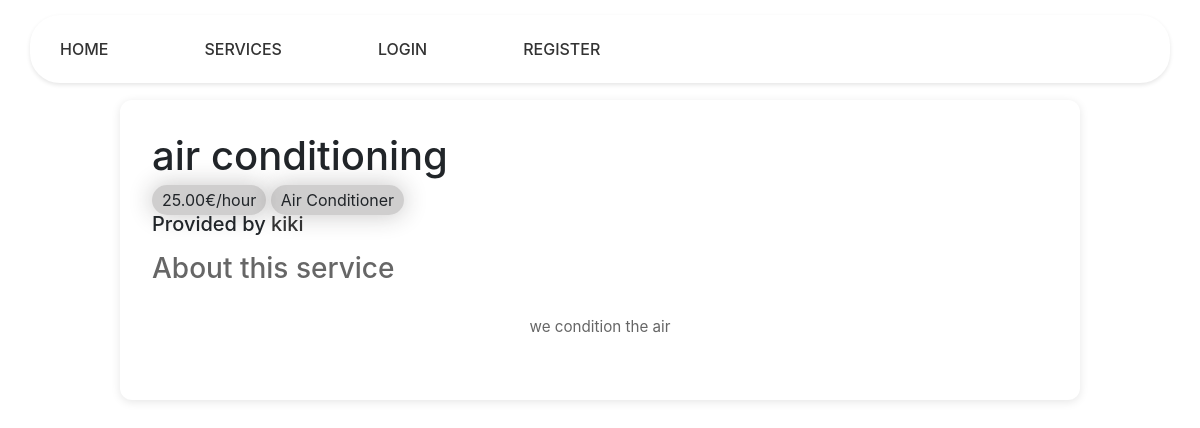
The page /services/6/ on the database its author committed.
### services/models.py (models this page shows, shortened)
class Service(models.Model):
    company = models.ForeignKey(Company, on_delete=models.CASCADE)
    name = models.CharField(max_length=40)
    description = models.TextField()
    price_hour = models.DecimalField(decimal_places=2, max_digits=100)
    rating = models.IntegerField(validators=[MinValueValidator(
        0), MaxValueValidator(5)], default=0)
    choices = (
        ('Air Conditioner', 'Air Conditioner'),
        ('Carpentry', 'Carpentry'),
        ('Electricity', 'Electricity'),
        ('Gardening', 'Gardening'),
        ('Home Machines', 'Home Machines'),
        ('House Keeping', 'House Keeping'),
        ('Interior Design', 'Interior Design'),
        ('Locks', 'Locks'),
        ('Painting', 'Painting'),
        ('Plumbing', 'Plumbing'),
        ('Water Heaters', 'Water Heaters'),
    )
    field = models.CharField(max_length=30, blank=False,
                             null=False, choices=choices)
    date = models.DateTimeField(auto_now=True, null=False)

### users/models.py (models this page shows, shortened)
class Company(models.Model):
    user = models.OneToOneField(
        User, on_delete=models.CASCADE, primary_key=True)
    field = models.CharField(max_length=70, choices=(('Air Conditioner', 'Air Conditioner'),
                                                     ('All in One', 'All in One'),
                                                     ('Carpentry', 'Carpentry'),
                                                     ('Electricity',
                                                      'Electricity'),
                                                     ('Gardening', 'Gardening'),
                                                     ('Home Machines',
                                                      'Home Machines'),
                                                     ('House Keeping',
                                                      'House Keeping'),
                                                     ('Interior Design',
                                                      'Interior Design'),
                                                     ('Locks', 'Locks'),
                                                     ('Painting', 'Painting'),
                                                     ('Plumbing', 'Plumbing'),
                                                     ('Water Heaters', 'Water Heaters')), blank=False, null=False)
    rating = models.IntegerField(
        validators=[MaxValueValidator(5), MinValueValidator(0)], default=0)

class User(AbstractUser):
    is_company = models.BooleanField(default=False)
    is_customer = models.BooleanField(default=False)
    email = models.EmailField(unique=True)
    USERNAME_FIELD = 'email'
    REQUIRED_FIELDS = ['username']
    def __str__(self):
        return self.username

### services/views.py (the view)
# urls.py: path('<int:id>/', views.index, name='index'),
def index(request, id):
    service = Service.objects.get(id=id)
    return render(request, 'services/single_service.html', {'service': service})

### services/templates/services/single_service.html (shortened to what this page needs)
{% extends 'main/base.html' %}
{% block content %}
    <div class="service-detail">
        <div class="service-header">
            <h1>{{service.name}}</h1>
            <div class="service-meta">
                <span class="price">{{service.price_hour}}€/hour</span>
                <span class="field">{{service.field}}</span>
            </div>
            <div class="provider">
                <h5>Provided by <a href="/company/{{service.company.user}}">{{service.company.user}}</a></h5>
            </div>
        </div>
        <div class="service-description">
            <h3>About this service</h3>
            <p>{{service.description}}</p>
        </div>
    </div>
{% endblock %}

### static/css/style.css (style rules this page uses)
body { background: #f5f5f5; font-family: 'Inter', sans-serif; color: #333; line-height: 1.6; padding: 0; margin: 0; }
a { color: #ee5e4b; text-decoration: none; }
.content p { text-align: center; margin: 30px 0px; white-space: pre-line; }
span { background-color: #3834343d; border-radius: 30px; box-shadow: 0px 0px 23px 1px #2423213d; padding: 5px 10px; margin: 5px 0px; }
.service-header { margin-bottom: 1rem; }
.service-header a { color: #333; text-decoration: none; }
.service-description { flex-grow: 1; margin: 1rem 0; color: #666; font-size: 0.95rem; line-height: 1.5; }

### rows shown on the page
Service: name "air conditioning", price_hour "25.00", field "Air Conditioner", company.user "kiki", description "we condition the air"
